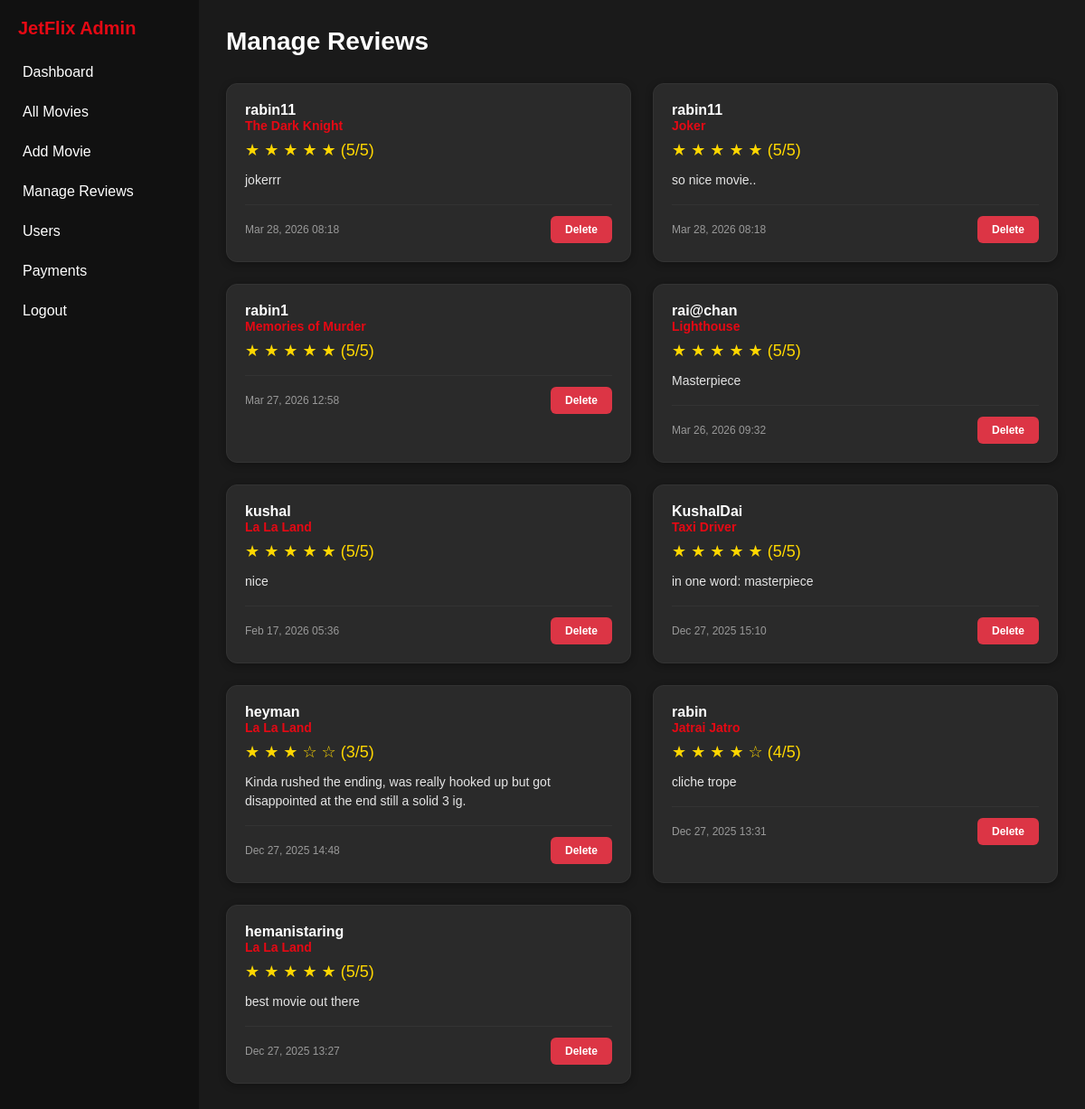
The app's page /adminpanel/reviews/ (signed in), older data.
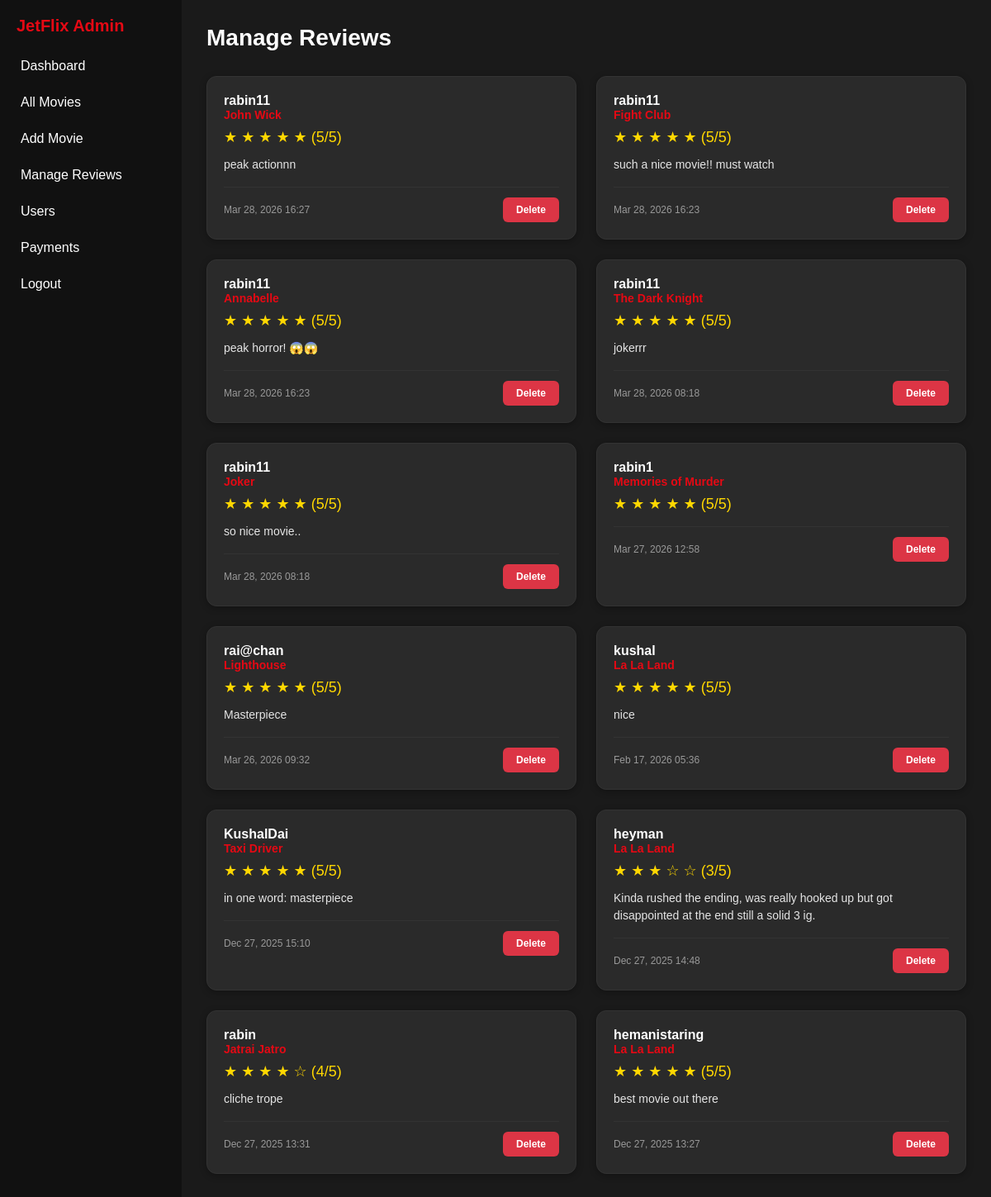
The same page, newer data.
### movies/models.py (models this page shows, shortened)
class Review(models.Model):
    user = models.ForeignKey(User, on_delete=models.CASCADE, related_name='reviews')
    movie = models.ForeignKey(Movie, on_delete=models.CASCADE, related_name='reviews')
    rating = models.IntegerField(
        validators=[MinValueValidator(1), MaxValueValidator(5)],
        help_text='Rating from 1 to 5 stars'
    )
    review_text = models.TextField(help_text='Your review')
    created_at = models.DateTimeField(auto_now_add=True)
    updated_at = models.DateTimeField(auto_now=True)
    class Meta:
        unique_together = ('user', 'movie')
        ordering = ['-created_at']

class Movie(models.Model):
    id = models.AutoField(primary_key=True)
    title = models.CharField(max_length=255)
    year = models.IntegerField()
    description = models.TextField()
    thumbnail = models.ImageField(upload_to='thumbnails/')
    video = models.FileField(upload_to='movies/')
    genres = models.ManyToManyField(Genre, related_name='movies', help_text='Select multiple genres')
    language = models.ForeignKey(Language, on_delete=models.SET_NULL, null=True, blank=True, related_name='movies')
    cast = models.CharField(max_length=255, default='Unknown', help_text='Comma-separated list of main actors')
    movie_length = models.CharField(max_length=20, default='Unknown', help_text='Duration e.g. 2h 30m')
    review_stars = models.FloatField(default=0.0, help_text='Average rating out of 5')
    views = models.PositiveIntegerField(default=0)
    is_published = models.BooleanField(default=True)

### adminpanel/views.py (the view)
# urls.py: path('reviews/', views.manage_reviews, name='manage_reviews'),
@staff_member_required
def manage_reviews(request):
    reviews = Review.objects.select_related('user', 'movie').order_by('-created_at')
    paginator = Paginator(reviews, 20)  # Show 20 reviews per page
    page_number = request.GET.get('page')
    page_obj = paginator.get_page(page_number)
    return render(request, 'adminpanel/manage_reviews.html', {
        'page_obj': page_obj,
        'reviews': page_obj
    })

### home/context_processors.py (called while the page is built)
def all_movies(request):
    if request.user.is_authenticated:
        movies = Movie.objects.filter(is_published=True).select_related('language').prefetch_related('genres').all()
        return {'all_movies': movies}
    return {'all_movies': []}

### adminpanel/templates/adminpanel/manage_reviews.html (shortened to what this page needs)
{% extends 'adminpanel/base.html' %}
{% block content %}
<div class="reviews-header">
  <h2>Manage Reviews</h2>
</div>
<div class="reviews-grid">
  {% for review in reviews %}
  <div class="review-card" data-review-id="{{ review.id }}">
    <div class="review-content">
      <div class="review-user">
        <a href="{% url 'user_profile' review.user.id %}" style="color: #fff; text-decoration: none;">
          {{ review.user.username }}
        </a>
      </div>
      <div class="review-movie">{{ review.movie.title }}</div>
      <div class="review-rating">
        {% for i in "12345" %}
          {% if forloop.counter <= review.rating %}★{% else %}☆{% endif %}
        {% endfor %}
        ({{ review.rating }}/5)
      </div>
      <div class="review-text">{{ review.review_text }}</div>
      <div class="review-meta">
        <span class="review-date">{{ review.created_at|date:"M d, Y H:i" }}</span>
        <button class="btn-delete" onclick="deleteReview({{ review.id }})">Delete</button>
      </div>
    </div>
  </div>
  {% empty %}
  <div class="empty-state">
    <div class="empty-state-icon">💬</div>
    <div class="empty-state-text">No reviews found</div>
    <div class="empty-state-subtext">No user reviews have been submitted yet</div>
  </div>
  {% endfor %}
</div>
{% endblock %}

Row changes from the older to the newer data that the page shows:
added Review: user.username "rabin11", movie "John Wick", rating "5", review_text "peak actionnn", created_at "Mar 28, 2026 16:27"
added Review: user.username "rabin11", movie "Fight Club", rating "5", review_text "such a nice movie!! must watch", created_at "Mar 28, 2026 16:23"
added Review: user.username "rabin11", movie "Annabelle", rating "5", review_text "peak horror! 😱😱", created_at "Mar 28, 2026 16:23"
